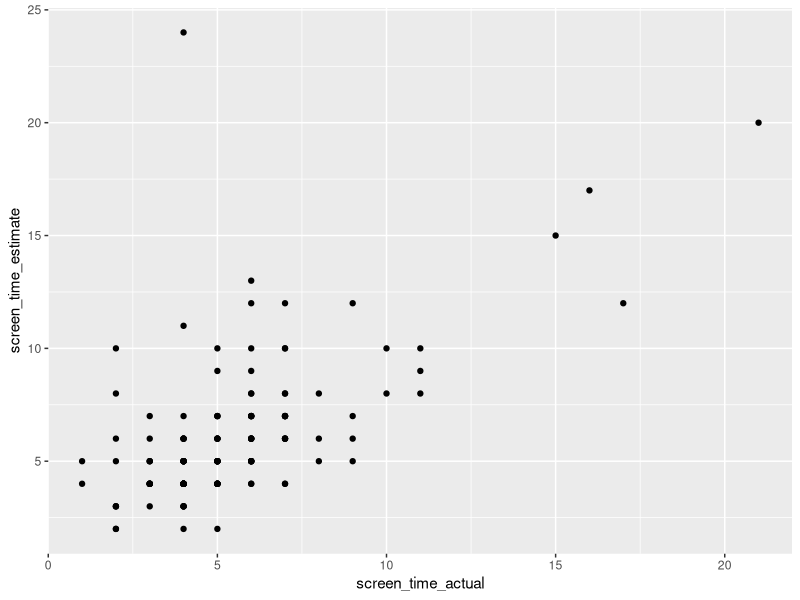

Source code (R):
library(tidyverse) # load the tidyverse functions

# Week_6_Task_2

data <- read_csv("data_phone.csv") # read in the data

# draw a graph
data %>%
  ggplot() + # you will need to edit this code
  geom_point(aes(x = screen_time_actual, y = screen_time_estimate))



# Week_6_Task_3 - Do people underestimate or overestimate their phone time use?

# create a new column (mutate) to reflect the difference
data_phone_diff <-
  data %>%
  mutate(est_diff = screen_time_actual - screen_time_estimate)

# remove the 0s and count how many positives and negatives
data_phone_diff %>%
  filter(est_diff != 0) %>% # remove the 0s
  count(est_diff > 0) # count how many positive and negatives

# now use the sign test table to decide whether people underestimated or overestimated
